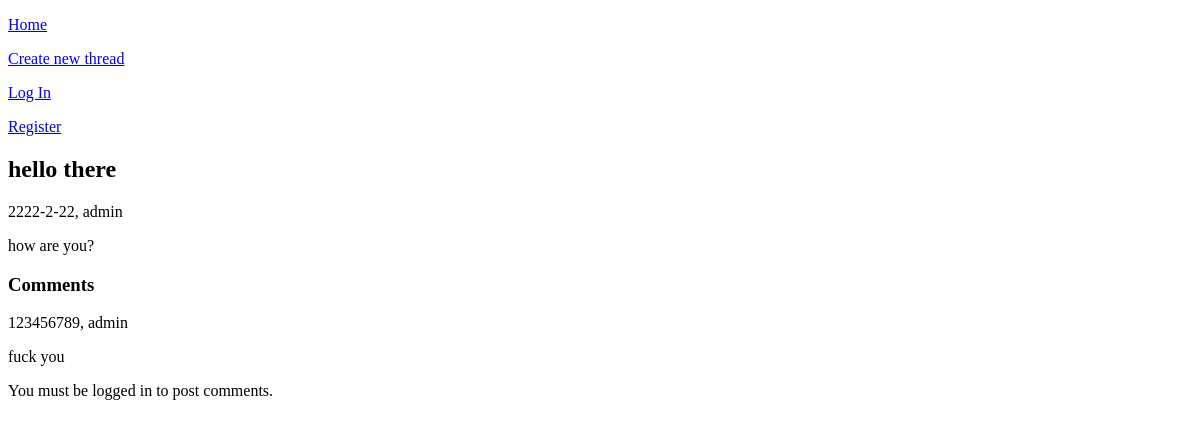
Before: /thread/1 with the older database file.
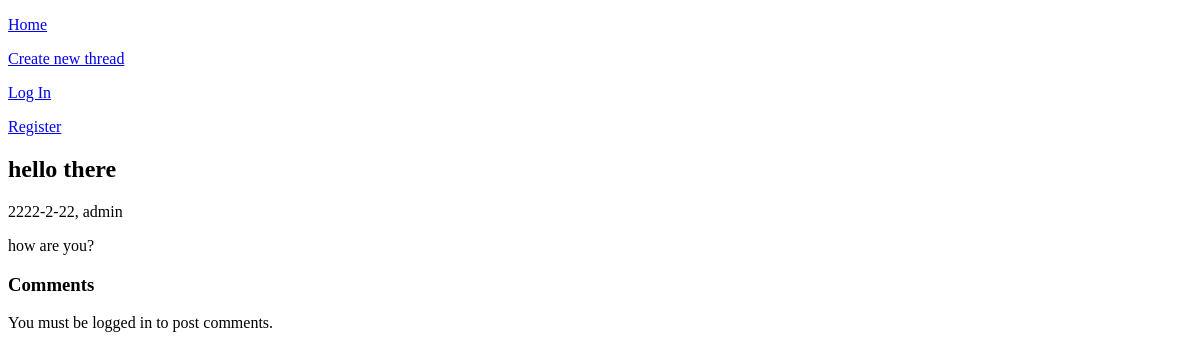
After: the same page with the newer database file.
### tables this page shows
CREATE TABLE comments
(
    comment_id INTEGER PRIMARY KEY AUTOINCREMENT,
    thread_id INTEGER NOT NULL,
    username TEXT NOT NULL,
    date_created TEXT NOT NULL,
    body TEXT NOT NULL
);

### app.py (the view, shortened to what this page needs)
@app.route("/thread/<int:thread_id>", methods=["GET", "POST"])
def thread(thread_id):
    form = CommentForm()
    db = get_db()
    thread = db.execute("""
        SELECT * FROM threads
        WHERE thread_id = ?;
    """, (thread_id,)).fetchone()
    comments = db.execute("""
        SELECT * FROM comments
        WHERE thread_id = ?;
    """, (thread_id,)).fetchall()
    return render_template("thread.html", thread=thread, comments=comments, form=form)

### app.py (called while the page is built)
@app.before_request
def load_logged_in_user():
    g.user = session.get("username", None)
    g.is_admin = session.get("is_admin", False)

### database.py (called while the page is built)
def get_db():
    if "db" not in g:
        g.db = sqlite3.connect(DATABASE,
            detect_types=sqlite3.PARSE_DECLTYPES
        )
        g.db.row_factory = sqlite3.Row
    return g.db

### templates/thread.html (shortened to what this page needs)
{% extends 'base.html' %}
{% block main_content %}
<h2>{{ thread["title"] }}</h2>
<p>{{ thread["date_created"] }}, {{ thread["user_poster"] }}</p>
<p>{{ thread["body"] }}</p>
<h3>Comments</h3>
{% for comment in comments %}
    <p>{{ comment["date_created"] }}, {{ comment["username"] }}</p>
    <p>{{ comment["body"] }}</p>
{% endfor %}
{% if g.user %}
    <form action="" method="POST" novalidate>
        {{ form.hidden_tag() }}
        {{ form.body() }}
        {% for error in form.body.errors %}
            {{ error }}
        {% endfor %}
        <br/>
        {{ form.submit() }}
    </form>
{% else %}
    <p>You must be logged in to post comments.</p>
{% endif %}
{% endblock %}

Changed rows visible on the page:
removed comments: date_created "123456789", username "admin", body "fuck you"
